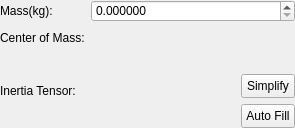
<?xml version="1.0" encoding="UTF-8"?>
<ui version="4.0">
 <class>MassPropertySetter</class>
 <widget class="QWidget" name="MassPropertySetter">
  <property name="geometry">
   <rect>
    <x>0</x>
    <y>0</y>
    <width>295</width>
    <height>128</height>
   </rect>
  </property>
  <property name="windowTitle">
   <string>Form</string>
  </property>
  <property name="styleSheet">
   <string notr="true">QPushButton{
	padding: 4 4 4 4px;
}</string>
  </property>
  <layout class="QVBoxLayout" name="verticalLayout">
   <property name="leftMargin">
    <number>0</number>
   </property>
   <property name="topMargin">
    <number>0</number>
   </property>
   <property name="rightMargin">
    <number>0</number>
   </property>
   <property name="bottomMargin">
    <number>0</number>
   </property>
   <item>
    <layout class="QGridLayout" name="gridLayout_2">
     <item row="1" column="1">
      <widget class="Vec3Setter" name="widgetCOM" native="true">
       <property name="sizePolicy">
        <sizepolicy hsizetype="MinimumExpanding" vsizetype="Preferred">
         <horstretch>0</horstretch>
         <verstretch>0</verstretch>
        </sizepolicy>
       </property>
       <property name="minimumSize">
        <size>
         <width>0</width>
         <height>20</height>
        </size>
       </property>
      </widget>
     </item>
     <item row="2" column="0">
      <widget class="QLabel" name="label_2">
       <property name="text">
        <string>Inertia Tensor:</string>
       </property>
      </widget>
     </item>
     <item row="0" column="0">
      <widget class="QLabel" name="label_3">
       <property name="text">
        <string>Mass(kg):</string>
       </property>
      </widget>
     </item>
     <item row="1" column="0">
      <widget class="QLabel" name="label">
       <property name="text">
        <string>Center of Mass:</string>
       </property>
      </widget>
     </item>
     <item row="0" column="1">
      <widget class="QDoubleSpinBox" name="spinBoxMass">
       <property name="sizePolicy">
        <sizepolicy hsizetype="MinimumExpanding" vsizetype="Fixed">
         <horstretch>0</horstretch>
         <verstretch>0</verstretch>
        </sizepolicy>
       </property>
       <property name="decimals">
        <number>6</number>
       </property>
      </widget>
     </item>
     <item row="2" column="1">
      <layout class="QHBoxLayout" name="horizontalLayout">
       <item>
        <widget class="Matrix33Setter" name="widgetInertia" native="true">
         <property name="sizePolicy">
          <sizepolicy hsizetype="MinimumExpanding" vsizetype="Preferred">
           <horstretch>0</horstretch>
           <verstretch>0</verstretch>
          </sizepolicy>
         </property>
         <property name="minimumSize">
          <size>
           <width>0</width>
           <height>72</height>
          </size>
         </property>
        </widget>
       </item>
       <item>
        <layout class="QVBoxLayout" name="verticalLayout_2">
         <item>
          <spacer name="verticalSpacer">
           <property name="orientation">
            <enum>Qt::Vertical</enum>
           </property>
           <property name="sizeHint" stdset="0">
            <size>
             <width>20</width>
             <height>40</height>
            </size>
           </property>
          </spacer>
         </item>
         <item>
          <widget class="QPushButton" name="buttonSimplify">
           <property name="toolTip">
            <string>Computes a &quot;best&quot; approximation of a full inertia tensor as an oriented particle inertia tensor, which is constant along the diagonal, and zero on the off-diagonals, i.e., = I * k for some k. The matrix passed in is set to this approximation.</string>
           </property>
           <property name="text">
            <string>Simplify</string>
           </property>
          </widget>
         </item>
         <item>
          <widget class="QPushButton" name="buttonAutoFill">
           <property name="text">
            <string>Auto Fill</string>
           </property>
          </widget>
         </item>
        </layout>
       </item>
      </layout>
     </item>
    </layout>
   </item>
  </layout>
 </widget>
 <customwidgets>
  <customwidget>
   <class>Vec3Setter</class>
   <extends>QWidget</extends>
   <header>vec3setter.h</header>
   <container>1</container>
  </customwidget>
  <customwidget>
   <class>Matrix33Setter</class>
   <extends>QWidget</extends>
   <header>matrix33setter.h</header>
   <container>1</container>
  </customwidget>
 </customwidgets>
 <resources/>
 <connections>
  <connection>
   <sender>buttonSimplify</sender>
   <signal>clicked()</signal>
   <receiver>MassPropertySetter</receiver>
   <slot>onButtonSimplify()</slot>
   <hints>
    <hint type="sourcelabel">
     <x>259</x>
     <y>85</y>
    </hint>
    <hint type="destinationlabel">
     <x>147</x>
     <y>63</y>
    </hint>
   </hints>
  </connection>
  <connection>
   <sender>buttonAutoFill</sender>
   <signal>clicked()</signal>
   <receiver>MassPropertySetter</receiver>
   <slot>onButtonAutoFill()</slot>
   <hints>
    <hint type="sourcelabel">
     <x>259</x>
     <y>113</y>
    </hint>
    <hint type="destinationlabel">
     <x>147</x>
     <y>63</y>
    </hint>
   </hints>
  </connection>
 </connections>
 <slots>
  <signal>buttonAutoFill(float)</signal>
  <slot>onButtonSimplify()</slot>
  <slot>onButtonAutoFill()</slot>
 </slots>
</ui>
